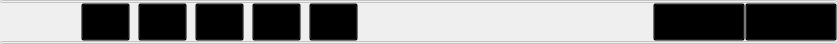
          <widget class="QWidget" name="widget_5" native="true">
           <property name="sizePolicy">
            <sizepolicy hsizetype="Expanding" vsizetype="Fixed">
             <horstretch>0</horstretch>
             <verstretch>0</verstretch>
            </sizepolicy>
           </property>
           <property name="minimumSize">
            <size>
             <width>495</width>
             <height>44</height>
            </size>
           </property>
           <property name="maximumSize">
            <size>
             <width>16777215</width>
             <height>44</height>
            </size>
           </property>
           <property name="styleSheet">
            <string notr="true">QWidget#widget_5{

}</string>
           </property>
           <layout class="QGridLayout" name="gridLayout_13">
            <property name="margin">
             <number>0</number>
            </property>
            <property name="spacing">
             <number>0</number>
            </property>
            <item row="1" column="0">
             <layout class="QGridLayout" name="gridLayout_12">
              <property name="spacing">
               <number>0</number>
              </property>
              <item row="0" column="0">
               <layout class="QHBoxLayout" name="horizontalLayout">
                <property name="spacing">
                 <number>0</number>
                </property>
                <item>
                 <spacer name="horizontalSpacer_7">
                  <property name="orientation">
                   <enum>Qt::Horizontal</enum>
                  </property>
                  <property name="sizeType">
                   <enum>QSizePolicy::Fixed</enum>
                  </property>
                  <property name="sizeHint" stdset="0">
                   <size>
                    <width>81</width>
                    <height>20</height>
                   </size>
                  </property>
                 </spacer>
                </item>
                <item>
                 <widget class="QPushButton" name="pushButtonSaveScreen">
                  <property name="sizePolicy">
                   <sizepolicy hsizetype="Preferred" vsizetype="Preferred">
                    <horstretch>0</horstretch>
                    <verstretch>0</verstretch>
                   </sizepolicy>
                  </property>
                  <property name="minimumSize">
                   <size>
                    <width>49</width>
                    <height>38</height>
                   </size>
                  </property>
                  <property name="maximumSize">
                   <size>
                    <width>49</width>
                    <height>38</height>
                   </size>
                  </property>
                  <property name="styleSheet">
                   <string notr="true">QPushButton{
image: url(:/image/AScanResources/danzzhen_move.png);
background-color: transparent;
}
QPushButton::hover{
border-image: url(:/image/AScanResources/danzzhen_move.png);
}
QPushButton::pressed{
image: url(:/image/AScanResources/danzhen_select.png);
}</string>
                  </property>
                  <property name="text">
                   <string/>
                  </property>
                  <property name="icon">
                   <iconset>
                    <disabledoff>:/image/danzhen_noselect.png</disabledoff>
                    <disabledon>:/image/danzhen_select.png</disabledon>
                    <activeoff>../../../../桌面/a/danzhen_noselect.png</activeoff>
                    <activeon>../../../../桌面/a/danzhen_select.png</activeon>
                   </iconset>
                  </property>
                  <property name="iconSize">
                   <size>
                    <width>45</width>
                    <height>45</height>
                   </size>
                  </property>
                 </widget>
                </item>
                <item>
                 <spacer name="horizontalSpacer_11">
                  <property name="orientation">
                   <enum>Qt::Horizontal</enum>
                  </property>
                  <property name="sizeType">
                   <enum>QSizePolicy::Fixed</enum>
                  </property>
                  <property name="sizeHint" stdset="0">
                   <size>
                    <width>8</width>
                    <height>20</height>
                   </size>
                  </property>
                 </spacer>
                </item>
                <item>
                 <widget class="QPushButton" name="pushButtonRecordVideo">
                  <property name="sizePolicy">
                   <sizepolicy hsizetype="Preferred" vsizetype="Preferred">
                    <horstretch>0</horstretch>
                    <verstretch>0</verstretch>
                   </sizepolicy>
                  </property>
                  <property name="minimumSize">
                   <size>
                    <width>49</width>
                    <height>38</height>
                   </size>
                  </property>
                  <property name="maximumSize">
                   <size>
                    <width>49</width>
                    <height>38</height>
                   </size>
                  </property>
                  <property name="styleSheet">
                   <string notr="true">QPushButton{
image: url(:/image/AScanResources/luping_move.png);
background-color: transparent;
}
QPushButton::hover{
border-image: url(:/image/AScanResources/luping_move.png);
}
QPushButton::pressed{
image: url(:/image/AScanResources/luping_select.png);
}</string>
                  </property>
                  <property name="text">
                   <string/>
                  </property>
                 </widget>
                </item>
                <item>
                 <spacer name="horizontalSpacer_12">
                  <property name="orientation">
                   <enum>Qt::Horizontal</enum>
                  </property>
                  <property name="sizeType">
                   <enum>QSizePolicy::Fixed</enum>
                  </property>
                  <property name="sizeHint" stdset="0">
                   <size>
                    <width>8</width>
                    <height>20</height>
                   </size>
                  </property>
                 </spacer>
                </item>
                <item>
                 <widget class="QPushButton" name="pushButtonFreezeWave">
                  <property name="minimumSize">
                   <size>
                    <width>49</width>
                    <height>38</height>
                   </size>
                  </property>
                  <property name="maximumSize">
                   <size>
                    <width>49</width>
                    <height>38</height>
                   </size>
                  </property>
                  <property name="styleSheet">
                   <string notr="true">QPushButton{
image: url(:/image/AScanResources/dongjie_move.png);
background-color: transparent;
}
QPushButton::hover{
border-image: url(:/image/AScanResources/dongjie_move.png);
}
QPushButton::pressed{
image: url(:/image/AScanResources/dongjie_select.png);
}</string>
                  </property>
                  <property name="text">
                   <string/>
                  </property>
                 </widget>
                </item>
                <item>
                 <spacer name="horizontalSpacer_13">
                  <property name="orientation">
                   <enum>Qt::Horizontal</enum>
                  </property>
                  <property name="sizeType">
                   <enum>QSizePolicy::Fixed</enum>
                  </property>
                  <property name="sizeHint" stdset="0">
                   <size>
                    <width>8</width>
                    <height>20</height>
                   </size>
                  </property>
                 </spacer>
                </item>
                <item>
                 <widget class="QPushButton" name="pushButtonDisplayParaSet">
                  <property name="minimumSize">
                   <size>
                    <width>49</width>
                    <height>38</height>
                   </size>
                  </property>
                  <property name="maximumSize">
                   <size>
                    <width>49</width>
                    <height>38</height>
                   </size>
                  </property>
                  <property name="styleSheet">
                   <string notr="true">QPushButton{
image: url(:/image/AScanResources/xuanfuzhi_move.png);
background-color: transparent;
}
QPushButton::hover{
border-image: url(:/image/AScanResources/xuanfuzhi_move.png);
}
QPushButton::pressed{
image: url(:/image/AScanResources/xuanfuzhi_select.png);
}</string>
                  </property>
                  <property name="text">
                   <string/>
                  </property>
                 </widget>
                </item>
                <item>
                 <spacer name="horizontalSpacer_16">
                  <property name="orientation">
                   <enum>Qt::Horizontal</enum>
                  </property>
                  <property name="sizeType">
                   <enum>QSizePolicy::Fixed</enum>
                  </property>
                  <property name="sizeHint" stdset="0">
                   <size>
                    <width>8</width>
                    <height>20</height>
                   </size>
                  </property>
                 </spacer>
                </item>
                <item>
                 <widget class="QPushButton" name="pushButtonFunctionhide">
                  <property name="minimumSize">
                   <size>
                    <width>49</width>
                    <height>38</height>
                   </size>
                  </property>
                  <property name="maximumSize">
                   <size>
                    <width>49</width>
                    <height>38</height>
                   </size>
                  </property>
                  <property name="styleSheet">
                   <string notr="true">QPushButton{
image: url(:/image/AScanResources/zhankai_move.png);
background-color: transparent;
}
QPushButton::hover{
border-image: url(:/image/AScanResources/zhankai_move.png);
}
QPushButton::pressed{
image: url(:/image/AScanResources/zhankai_select.png);
}</string>
                  </property>
                  <property name="text">
                   <string/>
                  </property>
                 </widget>
                </item>
               </layout>
              </item>
              <item row="0" column="1">
               <spacer name="horizontalSpacer_19">
                <property name="orientation">
                 <enum>Qt::Horizontal</enum>
                </property>
                <property name="sizeType">
                 <enum>QSizePolicy::Expanding</enum>
                </property>
                <property name="sizeHint" stdset="0">
                 <size>
                  <width>295</width>
                  <height>21</height>
                 </size>
                </property>
               </spacer>
              </item>
              <item row="0" column="2">
               <layout class="QHBoxLayout" name="horizontalLayout_4">
                <property name="spacing">
                 <number>0</number>
                </property>
                <item>
                 <widget class="QPushButton" name="pushButtonAdd2">
                  <property name="minimumSize">
                   <size>
                    <width>92</width>
                    <height>38</height>
                   </size>
                  </property>
                  <property name="maximumSize">
                   <size>
                    <width>92</width>
                    <height>38</height>
                   </size>
                  </property>
                  <property name="styleSheet">
                   <string notr="true">QPushButton{
image: url(:/image/AScanResources/zheng2_noselect.png);
background-color: transparent;
}
QPushButton::hover{
border-image: url(:/image/AScanResources/zheng2_noselect.png);
}
QPushButton::pressed{
image: url(:/image/AScanResources/zheng2_select.png); 
}</string>
                  </property>
                  <property name="text">
                   <string/>
                  </property>
                 </widget>
                </item>
                <item>
                 <widget class="QPushButton" name="pushButtonCut2">
                  <property name="minimumSize">
                   <size>
                    <width>92</width>
                    <height>38</height>
                   </size>
                  </property>
                  <property name="maximumSize">
                   <size>
                    <width>92</width>
                    <height>38</height>
                   </size>
                  </property>
                  <property name="styleSheet">
                   <string notr="true">QPushButton{
image: url(:/image/AScanResources/fu2_noselect.png);
background-color: transparent;
}
QPushButton::hover{
border-image: url(:/image/AScanResources/fu2_noselect.png);
}
QPushButton::pressed{
image: url(:/image/AScanResources/fu2_select.png);
}</string>
                  </property>
                  <property name="text">
                   <string/>
                  </property>
                 </widget>
                </item>
               </layout>
              </item>
             </layout>
            </item>
            <item row="2" column="0">
             <widget class="QPushButton" name="pushButton_11">
              <property name="enabled">
               <bool>false</bool>
              </property>
              <property name="sizePolicy">
               <sizepolicy hsizetype="Expanding" vsizetype="Fixed">
                <horstretch>0</horstretch>
                <verstretch>0</verstretch>
               </sizepolicy>
              </property>
              <property name="minimumSize">
               <size>
                <width>0</width>
                <height>3</height>
               </size>
              </property>
              <property name="maximumSize">
               <size>
                <width>16777215</width>
                <height>3</height>
               </size>
              </property>
              <property name="text">
               <string/>
              </property>
             </widget>
            </item>
            <item row="0" column="0">
             <widget class="QPushButton" name="pushButton_10">
              <property name="enabled">
               <bool>false</bool>
              </property>
              <property name="sizePolicy">
               <sizepolicy hsizetype="Expanding" vsizetype="Fixed">
                <horstretch>0</horstretch>
                <verstretch>0</verstretch>
               </sizepolicy>
              </property>
              <property name="minimumSize">
               <size>
                <width>0</width>
                <height>3</height>
               </size>
              </property>
              <property name="maximumSize">
               <size>
                <width>16777215</width>
                <height>3</height>
               </size>
              </property>
              <property name="text">
               <string/>
              </property>
             </widget>
            </item>
           </layout>
          </widget>
